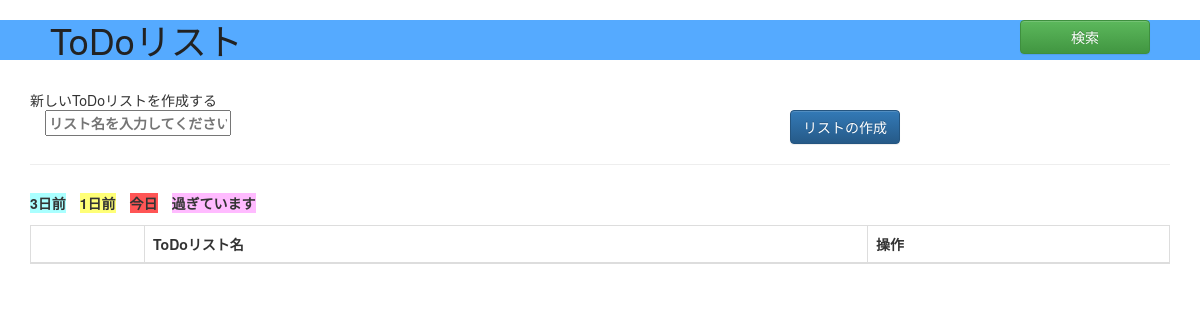
Before: /cms/ToDoList/ with the older database file.
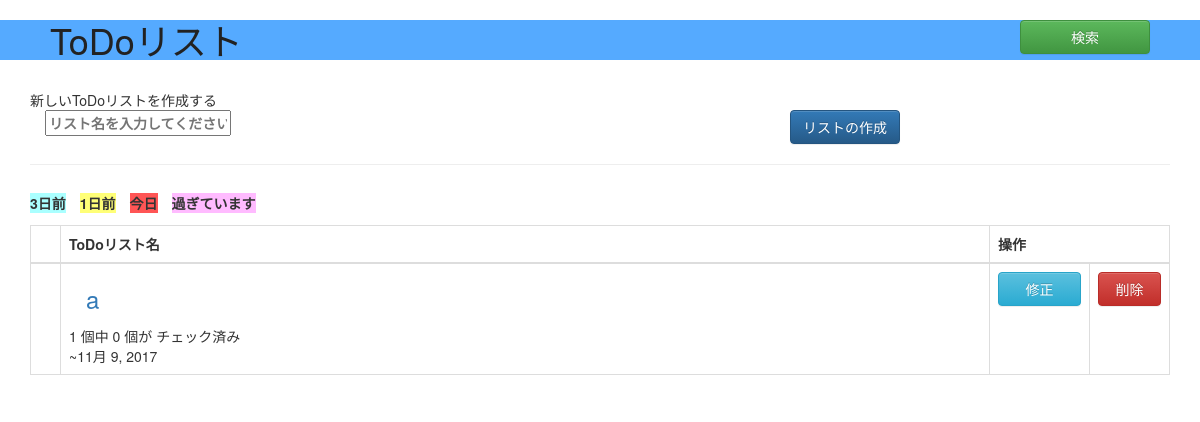
After: the same page with the newer database file.
### cms/models.py (models this page shows, shortened)
class ToDoList(models.Model):
    todolist_name = models.CharField('ToDoリスト名', max_length=60)

### cms/views.py (the view, shortened to what this page needs)
def ToDoList_list(request):
    form = ToDoListForm(request.POST or None)
    messages_error = None
    messages_success = None
    todolists = ToDoList.objects.annotate(latest_day=Max('todos__created_time')).order_by('-latest_day') # ToDoリストに登録されているToDoの作成日が新しい順にソート
    todo_count = []
    check_count = []
    near_dead = []
    now = datetime.datetime.now()
    now_date = datetime.date(now.year, now.month, now.day)
    time_between = []
    for i in todolists:
        tmp = ToDoList.objects.filter(todolist_name=i.todolist_name).annotate(c_todo=Count('todos__todo_name'))# そのToDoリストが親となるToDoの個数をカウント
        todo_count += [tmp[0].c_todo]
        tmp = ToDoList.objects.filter(todolist_name=i.todolist_name,todos__comp=True).annotate(c_check=Count('todos__todo_name'))# そのToDoリストが親となるToDoの内,完了した個数をカウント
        if tmp:
            check_count += [tmp[0].c_check]
        else:
            check_count += [0]
        tmp = ToDoList.objects.filter(todolist_name=i.todolist_name,todos__comp=False).annotate(near_day=Min('todos__deadline'))# そのToDoリストが親となるToDoの内,最も締め切りが近い日(完了したものは含まない)
        if tmp:
            near_dead += [tmp[0].near_day]
            time_between += [int((tmp[0].near_day - now_date).days)]
        else:
            near_dead += ['全て完了'] # 締め切りが近い日が1つも格納されていなければ「全て完了」、ToDoが0個でも同様に処理しtemplateのhtmlで再処理を行う
            time_between += [None]
    contexts = {
        'form':form,
        'todolists':todolists,
        'todo_count':todo_count,
        'check_count':check_count,
        'near_dead':near_dead,
        'time_between':time_between,
        'messages_error':messages_error,
        'messages_success':messages_success,
    }
    return render(request,'cms/ToDoList_list.html',contexts)

### cms/forms.py
class ToDoListForm(ModelForm):
    class Meta:
        model = ToDoList
        fields = ('todolist_name',)
        widgets = {
            'todolist_name': forms.TextInput(attrs={'placeholder':'リスト名を入力してください'})
        }

### cms/templatetags/mytag.py (called while the page is built)
@register.filter(name='show_list')
def show_list(tmp_list,index):
    return tmp_list[index]

### cms/templates/cms/ToDoList_list.html (shortened to what this page needs)
{% extends "base.html" %}
{% block extrahead %}
{% load bootstrap %}
{% endblock %}
{% block content %}
    <br>
    <form action="{% url 'cms:todolist_list' %}" method="post" class="form-horizontal" role="form">
      新しいToDoリストを作成する<br>
      <label class="col-sm-8">{{ form.todolist_name}}</label>
      <button type="submit" class="btn btn-primary ">リストの作成</button>
    </form>
    <Hr Color="#000">
    {% include "cms/ToDoList_list2.html" %}
{% endblock content %}

### cms/templates/cms/ToDoList_list2.html
<div class="list">
  <table style=”text-align:right;”>
    <thead>
      <tr>
        <th bgcolor="#AFF"> 3日前 </th><th>　</th>
        <th bgcolor="#FF7"> 1日前 </th><th>　</th>
        <th bgcolor="#F55"> 今日 </th><th>　</th>
        <th bgcolor="#FBF"> 過ぎています </th>
      </tr>
    </thead>
  </table>
</div>
<br>
<table class="table table-bordered">
  <thead>
    <tr>
      <th></th>
      <th>ToDoリスト名</th>
      <th colspan="2">操作</th>
    </tr>
  </thead>
  <tbody>
    {% load mytag %}
    {% for todolist_part in todolists %}
      <tr>
        {% if time_between|show_list:forloop.counter0 < 0 %}
          <td bgcolor="#FBF" width="30">
        {% elif time_between|show_list:forloop.counter0 == 0  %}
          <td bgcolor="#F55" width="30">
        {% elif time_between|show_list:forloop.counter0 == 1  %}
          <td bgcolor="#FF7" width="30">
        {% elif time_between|show_list:forloop.counter0 <= 3  %}
          <td bgcolor="#AFF" width="30">
        {% else %}
          <td width="30">
        {% endif %}
        </td>
        <td>
          <a href="{% url 'cms:todo_list' todolist_id=todolist_part.id %}" class="btn btn-link btn-lg"><font size="5">{{ todolist_part.todolist_name }}</font></a><br>
          {% if todo_count|show_list:forloop.counter0 > 0 %}
            {{ todo_count|show_list:forloop.counter0 }} 個中 {{ check_count|show_list:forloop.counter0 }} 個が チェック済み<br>
            ~{{ near_dead|show_list:forloop.counter0  }}
          {% else %}
            ToDoがありません
          {% endif %}
        </td>
        <td align="center" valign="middle" width="100">
            <a href="{% url 'cms:todolist_mod' todolist_id=todolist_part.id %}" class="btn btn-info btn-block" >修正</a>
        </td>
        <td align="center" valign="middle" width="80">
            <a href="{% url 'cms:todolist_del' todolist_id=todolist_part.id %}" class="btn btn-danger btn-block">削除</a>
        </td>
      </tr>
    {% endfor %}
  </tbody>
</table>

Changed rows visible on the page:
added ToDoList: todolist_name "a", counter0 "1", counter0 "0", counter0 "11月 9, 2017"
